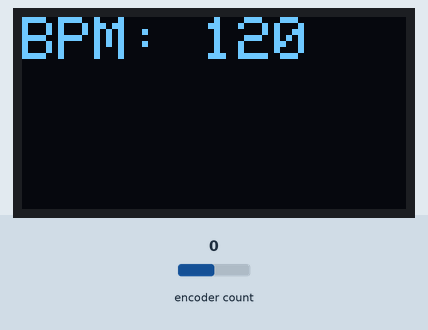
Bench run of a sketch on a simulated ESP32. Parts: 128×64 one-colour display. The test bench sets the inputs (shaded band); at power-on: encoder count 0. The display library's start-up logo is not drawn; what the sketch prints to the serial monitor is not drawn.

Above: at 3.2 s.
3.3 s: encoder count set to -1
At 4.1 s:
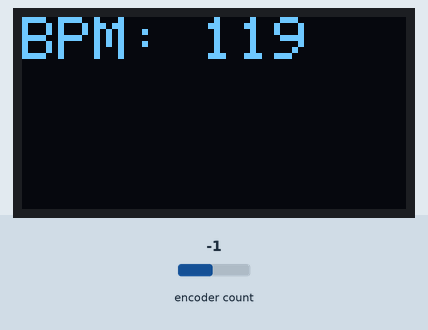
4.8 s: encoder count set to -2
At 6.0 s:
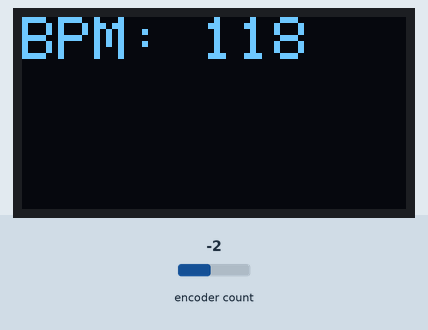
6.3 s: encoder count set to -3
At 7.1 s:
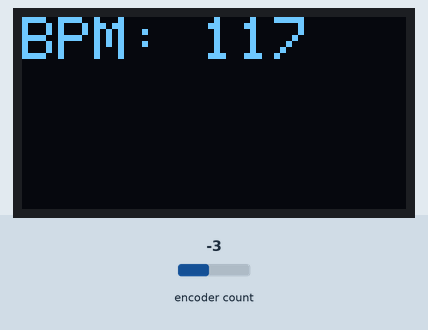
Timing chart, 0 to 9.3 s (numbered marks = the images above; inputs shaded):
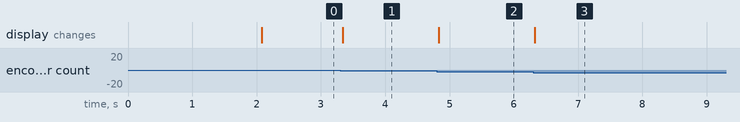

Measured:
- after the input at 3.3 s, the display: changes at once (image 1)
- after the input at 4.8 s, the display: changes at once (image 2)
- after the input at 6.3 s, the display: changes at once (image 3)

The sketch:

sketch_oct15a.ino
```cpp
#include <Wire.h>
#include <Adafruit_GFX.h>
#include <Adafruit_SSD1306.h>
#include <ESP32Encoder.h>
#include <Ticker.h>  // Bibliothèque Ticker pour gérer les interruptions de temps

#define CLK 13 // Broche CLK de l'encodeur
#define DT 15  // Broche DT de l'encodeur
#define SCREEN_WIDTH 128
#define SCREEN_HEIGHT 64
#define SCREEN_ADDRESS 0x3C  // Adresse I2C de l'écran OLED

Adafruit_SSD1306 display(SCREEN_WIDTH, SCREEN_HEIGHT, &Wire, -1);
ESP32Encoder encoder;

int bpm = 120;  // BPM par défaut
int encoderPos = 0;
int lastEncoderPos = 0;

Ticker midiClock;  // Ticker pour envoyer les signaux MIDI Clock

void sendMidiClock() {
  Serial.write(0xF8);  // MIDI Clock
}

void setup() {
  encoder.attachHalfQuad(DT, CLK);
  encoder.setCount(200);
  Serial.begin(31250);

  if (!display.begin(SSD1306_SWITCHCAPVCC, SCREEN_ADDRESS)) {
    Serial.println(F("SSD1306 allocation failed"));
    for (;;);
  }

  display.display();
  delay(2000);
  display.clearDisplay();
  display.setTextSize(2);
  display.setTextColor(SSD1306_WHITE);

  // Configuration du Ticker pour envoyer des signaux MIDI Clock à intervalles réguliers
  int interval = 60000 / (bpm * 24);  // Interval en millisecondes
  midiClock.attach_ms(interval, sendMidiClock);
}

void loop() {
  // Lire la position de l'encodeur
  long newPosition = encoder.getCount() / 2;
  bpm = map(newPosition, 0, 100, 60, 240) / 2;  // Mappage du BPM en fonction de la position de l'encodeur

  // Mise à jour de l'affichage sur l'écran OLED
  display.clearDisplay();
  display.setCursor(0, 0);
  display.printf("BPM: %d\n", bpm);
  display.display();

}
```
